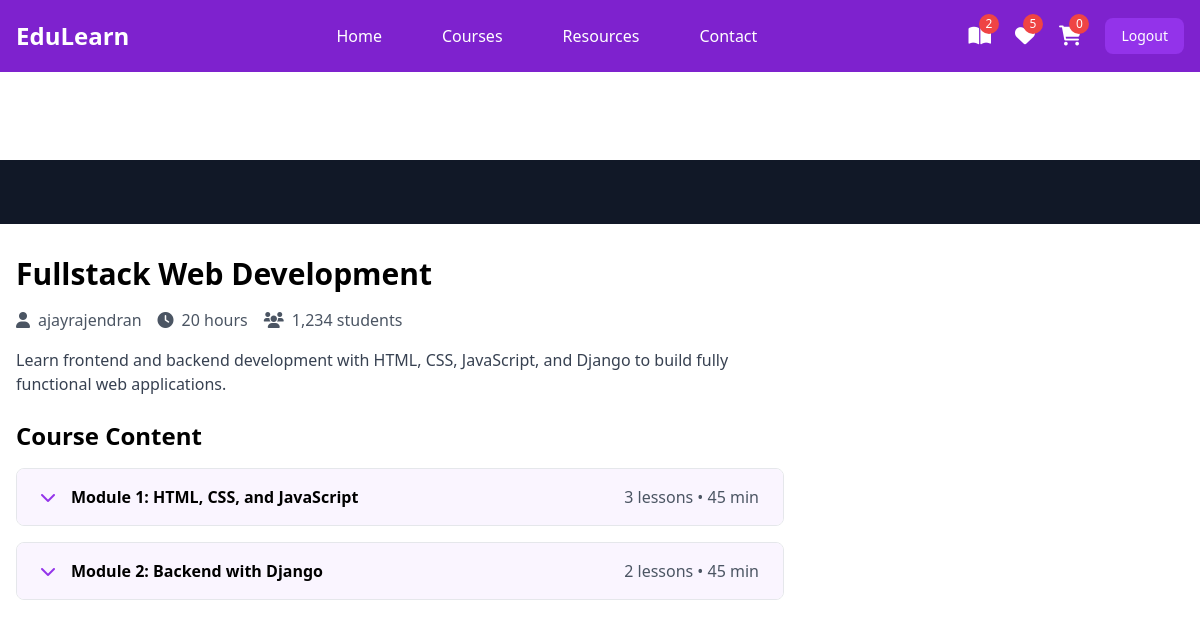
Page /courses/6/watch/ (signed in) on the committed database.
### instructor/models.py (models this page shows, shortened)
class User(AbstractUser):
    ROLE_CHOICES =(
        ("instructor","Instructor"),
        ("student","Student")
    )
    role=models.CharField(max_length=20,choices=ROLE_CHOICES,default="student")

class Course(models.Model):
    title=models.CharField(max_length=200)
    description=models.TextField()
    price=models.DecimalField(decimal_places=2,max_digits=7)
    owner=models.ForeignKey(User,on_delete=models.SET_NULL,related_name="courses",null=True)
    is_free=models.BooleanField(default=False)
    picture=models.ImageField(upload_to="courseimages",null=True,blank=True,default="courseimages/default.png")
    thumbnail=EmbedVideoField()
    category_objects=models.ManyToManyField(Category)
    created_at=models.DateTimeField(auto_now_add=True)
    updated_at=models.DateTimeField(auto_now=True)

class Module(models.Model):
    title=models.CharField(max_length=200)
    course_object=models.ForeignKey(Course,on_delete=models.CASCADE,related_name="modules")
    order=models.PositiveIntegerField()

### student/views.py (the view)
# urls.py: path('courses/<int:pk>/watch/',views.LessonDetailView.as_view(),name="lesson-detail"),
@method_decorator(signin_required,name="dispatch")
class LessonDetailView(View):
    def get(self,request,*args,**kwargs):
        course_id=kwargs.get("pk")
        course_instance=Course.objects.get(id=course_id)
        purchased_courses=request.user.purchase.filter(is_paid=True).values_list("course_objects",flat=True)
        if course_instance.id not in purchased_courses:
            return redirect("student-index")
        if "module" in request.GET:
            module_id=request.GET.get("module")
        else:
            module_id=course_instance.modules.first().id
        module_instance=Module.objects.get(id=module_id,course_object=course_instance)
        lesson_id=request.GET.get("lesson") if "lesson" in request.GET else module_instance.lessons.first().id
        lesson_instance=Lesson.objects.get(id=lesson_id,module_object=module_instance)
        return render(request,"lesson_detail.html",{"course":course_instance,"lesson":lesson_instance})

### student/context_processors.py (called while the page is built)
def course_context(request):
    count=0
    if request.user.is_authenticated:
        orders=request.user.purchase.filter(is_paid=True)
        count=len([c for o in orders for c in o.course_objects.all()])
    return {"count":count}

### student/templates/lesson_detail.html (shortened to what this page needs)
{%extends 'base.html'%}
{% load embed_video_tags %}
{%block main_block%}
<div class="pt-20">
    <div class="bg-gray-900 w-full">
        <div class="max-w-screen-xl mx-auto px-4 py-8">
        </div>
    </div>
    <div class="max-w-screen-xl mx-auto px-4 py-8 grid grid-cols-1 lg:grid-cols-3 gap-8">
        <div class="lg:col-span-2">
            <h1 class="text-3xl font-bold mb-4">{{course.title}}</h1>
            <div class="flex items-center mb-4 text-gray-600">
                <span class="mr-4"><i class="fas fa-user mr-2"></i>{{course.owner}}</span>
                <span class="mr-4"><i class="fas fa-clock mr-2"></i>20 hours</span>
                <span><i class="fas fa-users mr-2"></i>1,234 students</span>
            </div>
            <p class="text-gray-700 mb-6">{{course.description}}</p>
            <div class="space-y-4">
                <h2 class="text-2xl font-bold mb-4">Course Content</h2>
                {%for module in course.modules.all%}
                <div class="border rounded-lg overflow-hidden">
                    <button class="w-full px-6 py-4 bg-purple-50 hover:bg-purple-100 flex items-center justify-between" onclick="toggleModule('module{{forloop.counter}}')">
                        <div class="flex items-center">
                            <i class="fas fa-chevron-down mr-4 text-purple-600"></i>
                            <span class="font-semibold">Module {{module.order}}: {{module.title}}</span>
                        </div>
                        <span class="text-gray-600">{{module.lessons.all.count}} lessons • 45 min</span>
                    </button>
                </div>
                {%endfor%}
            </div>
        </div>
    </div>
 </div>
{%endblock%}

### student/templates/base.html (shortened to what this page needs)
<!DOCTYPE html>
<html lang="en">
<head>
    <script src="https://cdn.tailwindcss.com"></script>
    <link href="https://cdnjs.cloudflare.com/ajax/libs/font-awesome/6.0.0/css/all.min.css" rel="stylesheet">
</head>
<body>
    <nav class="bg-purple-700 fixed w-full z-20 top-0 left-0">
        <div class="max-w-screen-xl flex flex-wrap items-center justify-between mx-auto p-4">
            <a href="#" class="flex items-center">
                <span class="self-center text-2xl font-semibold text-white">EduLearn</span>
            </a>
            <div class="items-center justify-between hidden w-full md:flex md:w-auto md:order-1">
                <ul class="flex flex-col p-4 md:p-0 mt-4 font-medium md:flex-row md:space-x-8 md:mt-0">
                    <li><a href="#" class="block py-2 pl-3 pr-4 text-white hover:text-purple-200">Home</a></li>
                    <li><a href="{%url 'mycourses'%}" class="block py-2 pl-3 pr-4 text-white hover:text-purple-200">Courses</a></li>
                    <li><a href="#" class="block py-2 pl-3 pr-4 text-white hover:text-purple-200">Resources</a></li>
                    <li><a href="#" class="block py-2 pl-3 pr-4 text-white hover:text-purple-200">Contact</a></li>
                </ul>
            </div>
            <div class="flex items-center space-x-6 md:order-2">
                <div class="relative group">
                    <a href="#" class="text-white hover:text-purple-200">
                        <i class="fas fa-book-open text-xl"></i>
                        <span class="absolute -top-2 -right-2 bg-red-500 text-white text-xs rounded-full h-5 w-5 flex items-center justify-center">{{count}}</span>
                    </a>
                </div>
                <div class="relative group">
                    <a href="#" class="text-white hover:text-purple-200">
                        <i class="fas fa-heart text-xl"></i>
                        <span class="absolute -top-2 -right-2 bg-red-500 text-white text-xs rounded-full h-5 w-5 flex items-center justify-center">5</span>
                    </a>
                </div>
                <div class="relative group">
                    <a href="{%url 'cart-summary'%}" class="text-white hover:text-purple-200">
                        <i class="fas fa-shopping-cart text-xl"></i>
                        <span class="absolute -top-2 -right-2 bg-red-500 text-white text-xs rounded-full h-5 w-5 flex items-center justify-center">{{request.user.basket.all.count}}</span>
                    </a>
                </div>
                <a href="{%url 'signout'%}"><button class="text-white bg-purple-600 hover:bg-purple-800 focus:ring-4 focus:outline-none focus:ring-purple-300 font-medium rounded-lg text-sm px-4 py-2 text-center">Logout</button></a>
            </div>
        </div>
    </nav>
    <div class="mt-20">
        {%block main_block%}
        {%endblock%}
    </div>
</body>
</html>

### rows in the picture
User: user.basket.all.count "0"
Course: title "Fullstack Web Development", owner "ajayrajendran", description "Learn frontend and backend development with HTML, CSS, JavaScript, and Django to build fully functional web applications."
Module: order "1", title "HTML, CSS, and JavaScript", lessons.all.count "3"
Module: order "2", title "Backend with Django", lessons.all.count "2"

### other values in the picture
{{ count }} "2"
